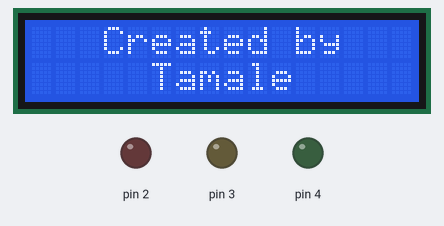
This sketch was run on a simulated Arduino Uno, built with avr-gcc and run on an emulated ATmega328P. Parts: 16×2 character LCD, output pins drawn as LEDs (lit = HIGH).

Above: at 0.1 s.
At 3.1 s:
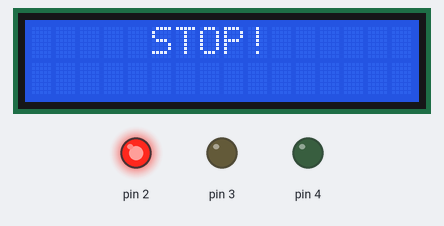
At 14.2 s:
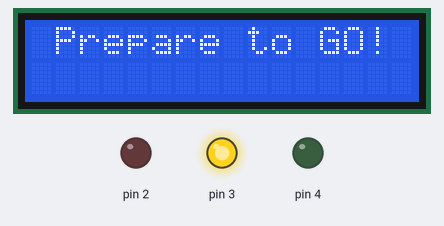
At 22.2 s:
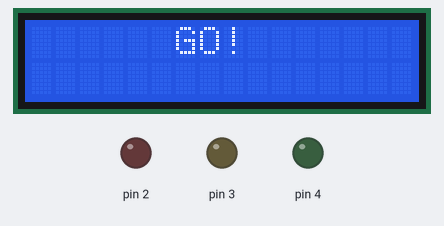
At 24.2 s:
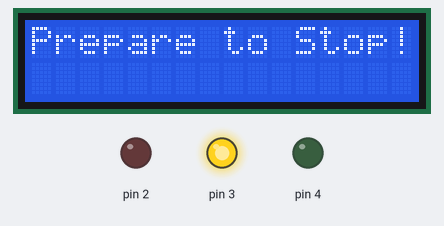
At 37.2 s:
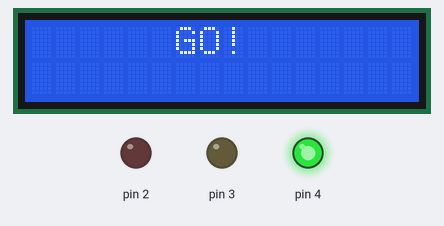
Timing chart, 0 to 38.7 s (numbered marks = the images above):
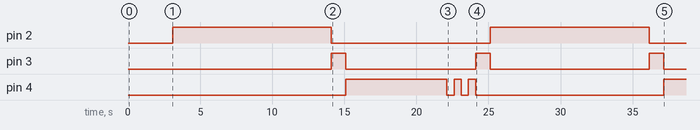

Measured:
- by itself, pin 2: alternates HIGH for 11.0 s and LOW for 11.1 s
- by itself, pin 3: goes HIGH 1.0 s, LOW 9.0 s, HIGH 1.0 s, LOW 11.0 s, HIGH 1.0 s, then LOW
- by itself, pin 4: LOW → HIGH at 15.1 s, → LOW 7.0 s later, → HIGH 0.50 s later, → LOW 0.50 s later, … (7 changes in this stretch)
- what the display in image 1 shows lasts 11.0 s, from 3.1 s to 14.1 s
- what the display in image 2 shows lasts 1.0 s, from 14.1 s to 15.1 s
- what the display in image 3 shows lasts 9.0 s, from 15.1 s to 24.1 s

The sketch:

sketch.ino
```cpp
//Created by Tamale
#include <LiquidCrystal_I2C.h>
LiquidCrystal_I2C lcd(0x27, 16, 2);

void setup(){
  lcd.init();
  lcd.backlight();
  lcd.setCursor(3, 0);
  lcd.print("Created by");
  lcd.setCursor(5, 1);
  lcd.print("Tamale");
  delay(3000);
  lcd.clear();
  pinMode(2, OUTPUT);
  pinMode(3, OUTPUT);
  pinMode(4, OUTPUT);
}

void loop(){
  lcd.setCursor(5, 0);
  lcd.print("STOP!");
  digitalWrite(2, HIGH);
  delay(11000);
  digitalWrite(2, LOW);
  lcd.clear();
  lcd.setCursor(1, 0);
  lcd.print("Prepare to GO!");
  digitalWrite(3, HIGH);
  delay(1000);
  digitalWrite(3, LOW);
  lcd.clear();
  lcd.setCursor(6, 0);
  lcd.print("GO!");
  digitalWrite(4, HIGH);
  delay(7000);
  digitalWrite(4, LOW);
  delay(500);
  digitalWrite(4, HIGH);
  delay(500);
  digitalWrite(4, LOW);
  delay(500);
  digitalWrite(4, HIGH);
  delay(500);
  digitalWrite(4, LOW);
  lcd.clear();
  lcd.setCursor(0, 0);
  lcd.print("Prepare to Stop!");
  digitalWrite(3, HIGH);
  delay(1000);
  digitalWrite(3, LOW);
  lcd.clear();
}
```
